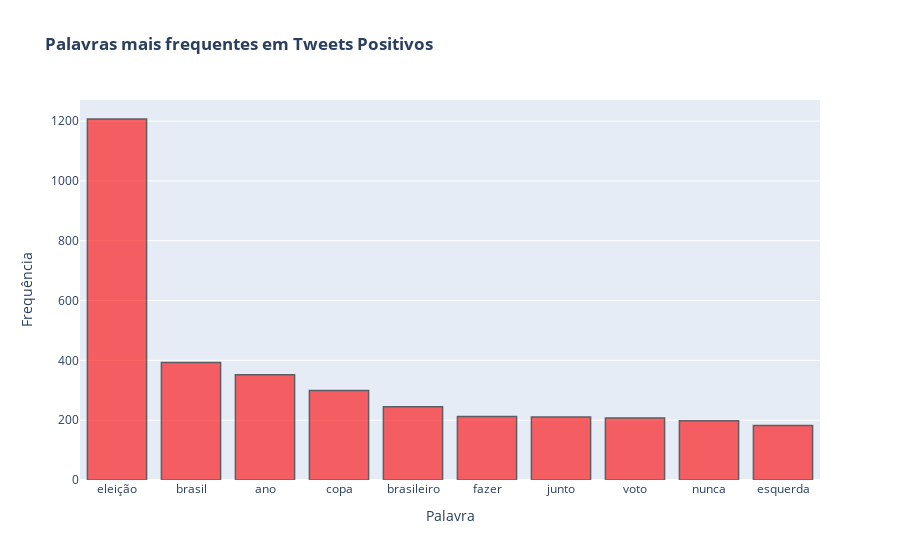

Notebook code cell kept with this figure:
### Code cell
plot_word_freq(tokens_pos,"<b>Positivos</b>","<b></b>","red")

### Figure 1 — Plotly figure (JSON) as saved in the notebook; plotly's stock layout.template omitted (floating-point values rounded to 4 significant figures)
{"data": [{"alignmentgroup": "True", "hovertemplate": "Palavra=%{x}<br>Frequência=%{y}<extra></extra>", "legendgroup": "", "marker": {"color": "red", "line": {"color": "black", "width": 1.5}, "pattern": {"shape": ""}}, "name": "", "offsetgroup": "", "opacity": 0.6, "orientation": "v", "showlegend": false, "textposition": "auto", "type": "bar", "x": ["eleição", "brasil", "ano", "copa", "brasileiro", "fazer", "junto", "voto", "nunca", "esquerda"], "xaxis": "x", "y": [1207, 393, 352, 299, 245, 212, 211, 207, 198, 182], "yaxis": "y"}], "layout": {"barmode": "relative", "legend": {"tracegroupgap": 0}, "title": {"text": "<b>Palavras mais frequentes em </b><b>Tweets</b> <b>Positivos</b> <b></b>"}, "xaxis": {"anchor": "y", "domain": [0, 1], "title": {"text": "Palavra"}}, "yaxis": {"anchor": "x", "domain": [0, 1], "title": {"text": "Frequência"}}}}
